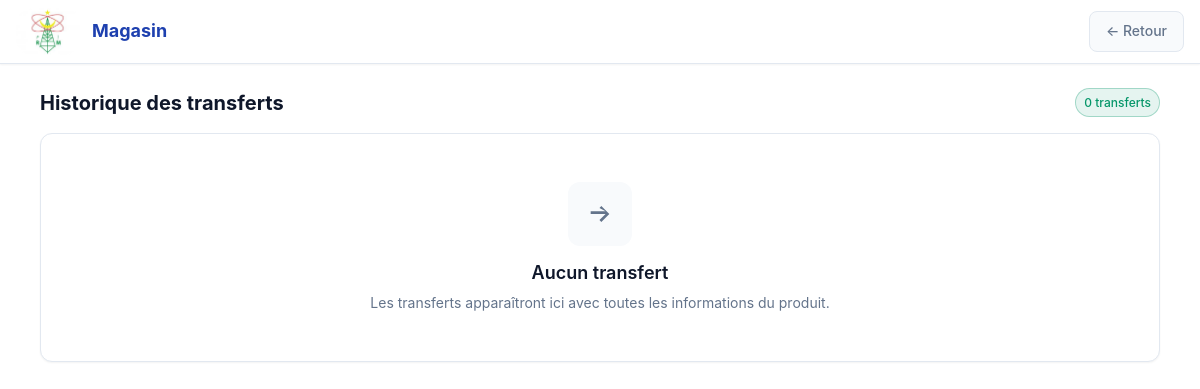
The page /transferts/ (signed in) on the database as committed earlier.
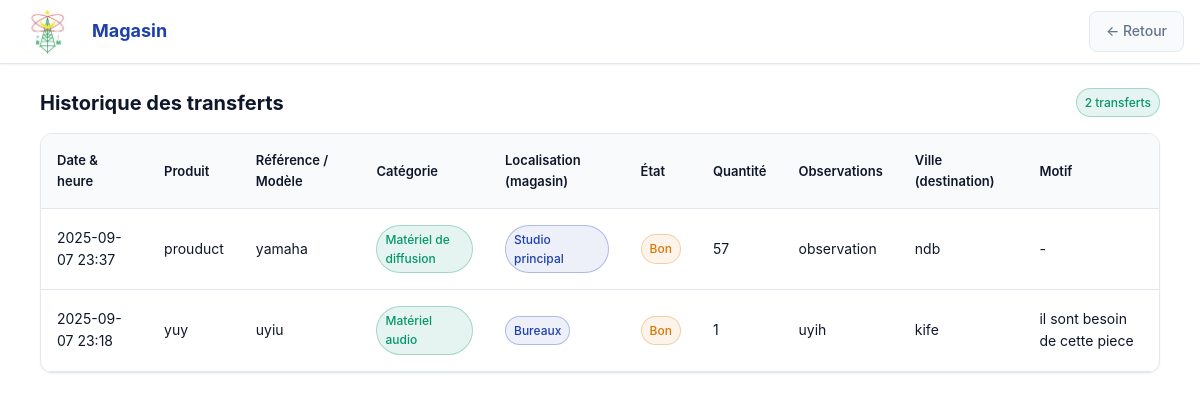
The same page on the database as committed later.
### magasin/models.py (models this page shows, shortened)
class Transfert(models.Model):
    produit = models.ForeignKey(Produit, on_delete=models.CASCADE, related_name='transferts')
    ville = models.CharField(max_length=120)
    motif = models.TextField(blank=True)
    cree_le = models.DateTimeField(auto_now_add=True)
    class Meta:
        ordering = ['-cree_le']

class Produit(models.Model):
    nom = models.CharField(max_length=150)
    categorie = models.ForeignKey(
        Categorie,
        on_delete=models.PROTECT,
        related_name="produits",
        default=1,
    )
    localisation = models.ForeignKey(
        Localisation,
        on_delete=models.PROTECT,
        related_name="produits",
        default=1,
    )
    etat = models.ForeignKey(
        Etat,
        on_delete=models.PROTECT,
        related_name="produits",
        default=1,
    )
    reference_modele = models.CharField(max_length=150, blank=True)
    quantite = models.PositiveIntegerField(default=1)
    observations = models.TextField(blank=True)
    class Meta:
        ordering = ["nom"]
        unique_together = ("nom", "categorie", "localisation")

class Categorie(models.Model):
    nom = models.CharField(max_length=100, unique=True)
    class Meta:
        verbose_name = "catégorie"
        verbose_name_plural = "catégories"
        ordering = ["nom"]

class Localisation(models.Model):
    nom = models.CharField(max_length=100, unique=True)
    class Meta:
        verbose_name = "localisation"
        verbose_name_plural = "localisations"
        ordering = ["nom"]

class Etat(models.Model):
    nom = models.CharField(max_length=50, unique=True)
    class Meta:
        verbose_name = "état"
        verbose_name_plural = "états"
        ordering = ["nom"]

### magasin/views.py (the view)
# urls.py: path("transferts/", v.TransfertListeView.as_view(), name="transferts_liste"),
@method_decorator(login_required, name="dispatch")
class TransfertListeView(ListView):
    template_name = "transferts.html"
    model = Transfert
    context_object_name = "transferts"
    paginate_by = 50

### magasin/templates/transferts.html (shortened to what this page needs)
{% load static %}
<!doctype html>
<html lang="fr">
<head>
  <link rel="stylesheet" href="{% static 'style.css' %}">
</head>
<body>
  <nav class="navbar">
    <div class="container navbar-container">
      <div class="brand">
        <div class="brand-icon">
          <img src="{% static 'logo.png' %}" alt="Magasin" class="brand-logo">
        </div>
        <span>Magasin</span>
      </div>
      <div class="navbar-controls">
        <a href="{% url 'accueil' %}" class="btn btn-secondary">← Retour</a>
      </div>
    </div>
  </nav>
  <main class="main-content">
    <div class="container">
      <div class="section-header">
        <h2 class="section-title">Historique des transferts</h2>
        <div class="header-actions" style="display:flex;gap:8px;flex-wrap:wrap;">
          <span class="category-badge" title="Nombre total de transferts">{{ transferts|length }} transferts</span>
        </div>
      </div>
      <div class="data-container">
        {% if transferts %}
          <div class="table-container">
            <table class="data-table">
              <thead>
                <tr>
                  <th>Date &amp; heure</th>
                  <th>Produit</th>
                  <th>Référence / Modèle</th>
                  <th>Catégorie</th>
                  <th>Localisation (magasin)</th>
                  <th>État</th>
                  <th>Quantité</th>
                  <th>Observations</th>
                  <th>Ville (destination)</th>
                  <th>Motif</th>
                </tr>
              </thead>
              <tbody>
                {% for t in transferts %}
                <tr>
                  <td data-label="Date &amp; heure">{{ t.cree_le|date:"Y-m-d H:i" }}</td>
                  <td data-label="Produit">{{ t.produit.nom }}</td>
                  <td data-label="Référence / Modèle">{{ t.produit.reference_modele|default:"-" }}</td>
                  <td data-label="Catégorie">
                    {% if t.produit.categorie_id %}
                      <div class="category-badge">{{ t.produit.categorie.nom }}</div>
                    {% else %}-{% endif %}
                  </td>
                  <td data-label="Localisation">
                    {% if t.produit.localisation_id %}
                      <div class="category-badge" style="background: rgba(30,64,175,0.08); color: var(--primary); border-color: rgba(30,64,175,0.3);">
                        {{ t.produit.localisation.nom }}
                      </div>
                    {% else %}-{% endif %}
                  </td>
                  <td data-label="État">
                    {% if t.produit.etat_id %}
                      <div class="category-badge" style="background: rgba(217,119,6,0.08); color: var(--warning); border-color: rgba(217,119,6,0.3);">
                        {{ t.produit.etat.nom }}
                      </div>
                    {% else %}-{% endif %}
                  </td>
                  <td data-label="Quantité">{{ t.produit.quantite }}</td>
                  <td data-label="Observations">{{ t.produit.observations|default:"-" }}</td>
                  <td data-label="Ville (destination)">{{ t.ville }}</td>
                  <td data-label="Motif">{{ t.motif|default:"-" }}</td>
                </tr>
                {% endfor %}
              </tbody>
            </table>
          </div>
        {% else %}
          <div class="empty-state">
            <div class="empty-icon">
              <svg width="32" height="32" viewBox="0 0 24 24" fill="currentColor"><path d="M5 12h11.17l-4.58 4.59L13 18l6-6-6-6-1.41 1.41L16.17 10H5v2z"/></svg>
            </div>
            <h3 class="empty-title">Aucun transfert</h3>
            <p class="empty-description">Les transferts apparaîtront ici avec toutes les informations du produit.</p>
          </div>
        {% endif %}
      </div>
    </div>
  </main>
</body>
</html>

### magasin/static/style.css (style rules this page uses)
:root { --bg: #ffffff; --bg-elev: #f8fafc; --text: #0f172a; --text-muted: #64748b; --border: #e2e8f0; --primary: #1e40af; --primary-600: #1d4ed8; --primary-hover: #1e3a8a; --accent: #3b82f6; --danger: #dc2626; --danger-600: #b91c1c; --danger-hover: #991b1b; --warning: #d97706; --warning-hover: #b45309; --success: #059669; --success-hover: #047857; --ring: 0 0 0 3px rgba(30, 64, 175, 0.25); --radius: 8px; --radius-sm: 6px; --radius-lg: 12px; --shadow-sm: 0 1px 2px rgba(0,0,0,0.05); --shadow-md: 0 4px 6px -1px rgba(0,0,0,0.1); --shadow-lg: 0 10px 15px -3px rgba(0,0,0,0.1); --nav-h: 64px; --transition: all 0.2s cubic-bezier(0.4, 0, 0.2, 1); }
* { margin: 0; padding: 0; box-sizing: border-box; }
body { font-family: -apple-system, BlinkMacSystemFont, 'Segoe UI', system-ui, sans-serif; background: var(--bg); color: var(--text); line-height: 1.6; font-size: 14px; min-height: 100vh; }
.container { max-width: 1400px; margin: 0 auto; padding: 0 16px; }
h1, h2, h3, h4, h5, h6 { font-weight: 600; line-height: 1.2; color: var(--text); }
.section-title { font-size: 20px; font-weight: 600; color: var(--text); display: flex; align-items: center; gap: 8px; }
.navbar { position: sticky; top: 0; z-index: 1000; height: var(--nav-h); background: var(--bg); border-bottom: 1px solid var(--border); box-shadow: var(--shadow-sm); }
.navbar-container { height: 100%; display: flex; align-items: center; justify-content: space-between; gap: 16px; }
.brand { display: flex; align-items: center; gap: 12px; font-size: 18px; font-weight: 700; color: var(--primary); }
.brand-icon { width: 48px; height: 48px; background: transparent; border-radius: 0; display: grid; place-items: center; color: inherit; }
.navbar-controls { display: flex; align-items: center; gap: 12px; }
.btn { display: inline-flex; align-items: center; gap: 6px; padding: 8px 16px; border: 1px solid var(--border); border-radius: var(--radius); font-weight: 500; font-size: 14px; cursor: pointer; transition: var(--transition); text-decoration: none; background: var(--bg); color: var(--text); white-space: nowrap; }
.btn-secondary { background: var(--bg-elev); color: var(--text-muted); border-color: var(--border); }
.data-container { background: var(--bg); border: 1px solid var(--border); border-radius: var(--radius-lg); overflow: hidden; box-shadow: var(--shadow-sm); }
.table-container { overflow-x: auto; }
.data-table { width: 100%; border-collapse: collapse; }
.data-table th { background: var(--bg-elev); padding: 16px; text-align: left; font-weight: 600; color: var(--text); font-size: 13px; border-bottom: 1px solid var(--border); }
.data-table td { padding: 16px; border-bottom: 1px solid var(--border); font-size: 14px; }
.category-badge { display: inline-flex; align-items: center; padding: 4px 8px; background: rgba(5, 150, 105, 0.1); color: var(--success); border: 1px solid rgba(5, 150, 105, 0.3); border-radius: 9999px; font-size: 12px; font-weight: 500; }

### magasin/templates/transferts.html (style rules this page uses)
.navbar-container { display:flex;align-items:center;justify-content:space-between;gap:8px;flex-wrap:nowrap }
.brand { flex-shrink:0;min-width:fit-content }
.brand-icon { width:64px;height:64px;background:transparent!important }
.brand-icon .brand-logo { width:100%;height:100%;object-fit:contain;display:block }
.navbar-controls { flex-shrink:0;min-width:fit-content }
.main-content { padding:24px 16px }
.section-header { display:flex;justify-content:space-between;align-items:center;margin-bottom:16px;gap:12px;flex-wrap:wrap }
.section-title { font-size:20px;font-weight:700;color:var(--text) }
@media (min-width: 640px) { .main-content { padding:24px } }

Rows that differ between the two databases and show on the page:
added Transfert: cree_le "2025-09-07 23:37", produit.nom "prouduct", produit.reference_modele "yamaha", produit.categorie.nom "Matériel de diffusion", produit.localisation.nom "Studio principal", produit.etat.nom "Bon", produit.quantite "57", produit.observations "observation", ville "ndb", motif "-"
added Transfert: cree_le "2025-09-07 23:18", produit.nom "yuy", produit.reference_modele "uyiu", produit.categorie.nom "Matériel audio", produit.localisation.nom "Bureaux", produit.etat.nom "Bon", produit.quantite "1", produit.observations "uyih", ville "kife", motif "il sont besoin de cette piece"
Other text that changed with them:
{{ transferts|length }}: "0" → "2"
text no longer shown: "Aucun transfert Les transferts apparaîtront ici avec toutes les informations du produit."
text now shown: "Date & heure Produit Référence / Modèle Catégorie Localisation (magasin) État Quantité Observations Ville (destination) Motif"
